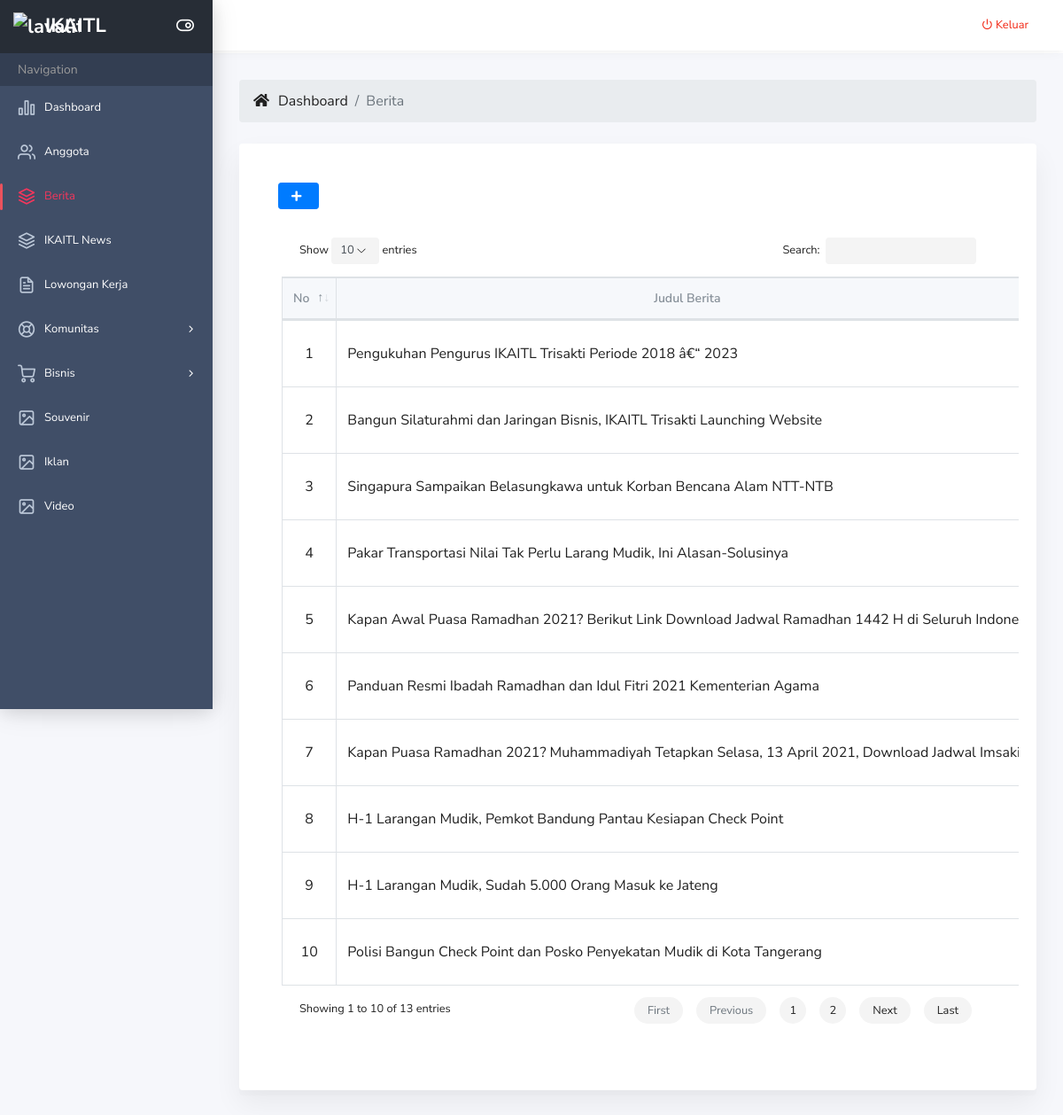
Page /admin/berita.php (signed in) on the committed database.
### tables this page shows
CREATE TABLE `berita` (
  `ID_Berita` int(20) NOT NULL,
  `Judul_Berita` varchar(255) NOT NULL,
  `Link_Berita` text NOT NULL,
  `Jenis_Konfigurasi` varchar(50) NOT NULL,
  `Tanggal` varchar(50) NOT NULL,
  `gambar` varchar(100) NOT NULL
);

### admin/berita.php (the view, shortened to what this page needs)
<?php include "header.php" ?>
<div class="main-content">
    <div class="container-fluid">
        <ol class="breadcrumb mb-4" style="font-size: 16px">
            <li><i class="fa fa-home" aria-hidden="true"></i></li>
            <li class="breadcrumb-item" style="margin-left: 10px"><a href="index.php">Dashboard</a></li>
            <li class="breadcrumb-item no-drop active">Berita</li>
        </ol>
        <div class="row">
            <div class="col-md-12">
                <div class="card">
                    <div class="card-body">
                        <div class="dt-responsive p-4" style="overflow-x: scroll;">
                            <a href="berita_tambah.php" class="mb-2 btn btn-primary btn-sm" title="Tambah Berita"><i class="fa fa-plus" aria-hidden="true"></i></a>
                            <div class="dt-responsive p-4">
                                <table class="table table-bordered display nowrap fixed" id="alt-pg-dt" style="font-size: 16px;">
                                    <!-- <col width="50px">
                                    <col width="200px">
                                    <col width="100px">
                                    <col width="130px">
                                    <col width="250px">
                                    <col width="150px"> -->
                                    <thead>
                                        <tr align="center">
                                            <th>No</th>
                                            <th>Judul Berita</th>
                                        </tr>
                                    </thead>
                                    <tbody>
                                        <?php
                                        $no = 1;
                                        $sql = mysqli_query($konek, "SELECT * FROM berita");
                                        while ($b = mysqli_fetch_array($sql)) {
                                        ?>
                                            <tr>
                                                <td align="center"><?= $no++; ?></td>
                                                <td><?= $b['Judul_Berita']; ?></td>
                                            </tr>
                                        <?php } ?>
                                    </tbody>
                                </table>
                            </div>
                        </div>
                    </div>
                </div>
            </div>
        </div>
    </div>
</div>
<?php include "footer.php" ?>

### rows in the picture
berita: Judul_Berita "Pengukuhan Pengurus IKAITL Trisakti Periode 2018 â€“ 2023"
berita: Judul_Berita "Bangun Silaturahmi dan Jaringan Bisnis, IKAITL Trisakti Launching Website"
berita: Judul_Berita "Singapura Sampaikan Belasungkawa untuk Korban Bencana Alam NTT-NTB"
berita: Judul_Berita "Pakar Transportasi Nilai Tak Perlu Larang Mudik, Ini Alasan-Solusinya"
berita: Judul_Berita "Kapan Awal Puasa Ramadhan 2021? Berikut Link Download Jadwal Ramadhan 1442 H di Seluruh…"
berita: Judul_Berita "Panduan Resmi Ibadah Ramadhan dan Idul Fitri 2021 Kementerian Agama"
berita: Judul_Berita "Kapan Puasa Ramadhan 2021? Muhammadiyah Tetapkan Selasa, 13 April 2021, Download Jadwal…"
berita: Judul_Berita "H-1 Larangan Mudik, Pemkot Bandung Pantau Kesiapan Check Point"
berita: Judul_Berita "H-1 Larangan Mudik, Sudah 5.000 Orang Masuk ke Jateng"
berita: Judul_Berita "Polisi Bangun Check Point dan Posko Penyekatan Mudik di Kota Tangerang"
